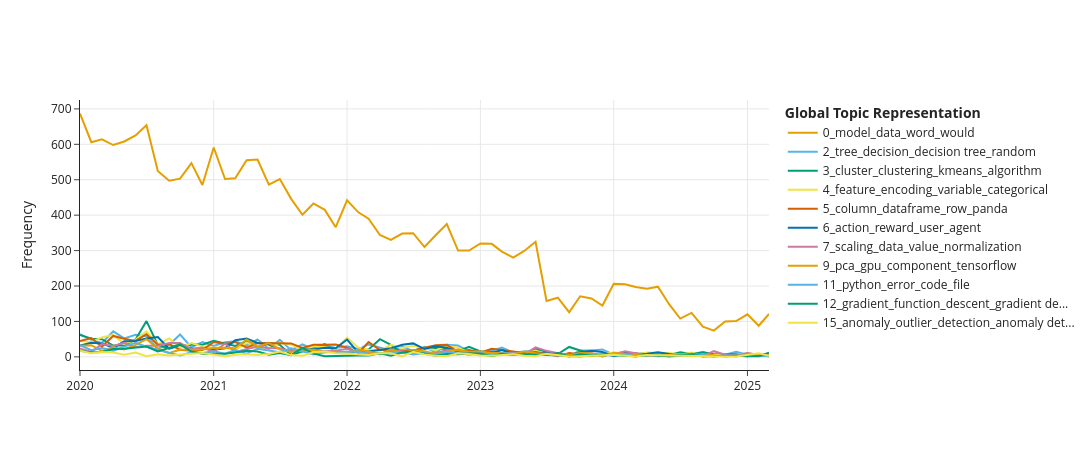

Notebook cell for this chart:
### Code cell
# Visualizar apenas os tópicos mais relevantes entre as 10 tags mais populares
modelo_rep_multi.visualize_topics_over_time(topicos_temporais, topics=[0, 2, 3, 4, 5, 6, 7, 9, 11, 12, 15], title=" ",
                                            custom_labels={0: 'token, embeddings, vector, bert, similarity, transformer, topic, nlp, sequence, example', 
                                                           3: 'smote, oversampling, class imbalance, minority class, sample, accuracy, classification, imbalanced dataset, recall, positive', 
                                                           2: 'forecasting, month, timeseries, lstm, would, feature, variable, sale, trend, next', 
                                                           4: 'decision tree, xgboost, random forest, split, leaf, feature, gini, gradient boosting, regression, training',
                                                           5: 'kmeans, clustering algorithm, number cluster, dbscan, centroid, kmeans clustering, method, data point, silhouette, hierarchical clustering',
                                                           6: 'epoch, learning rate, validation loss, overfitting, layer, dropout, batch size, kera, training loss, weight', 
                                                           7: 'weight, neural network, activation function, softmax, hidden layer, sigmoid, output layer, initialization, perceptron, nonlinear', 
                                                           9: 'row, nan, frame, date, group, index, panda dataframe, sum, value column, create', 
                                                           11: 'ordinal, one hot, numerical, onehot encoding, target, dummy, high cardinality, categorical data, target encoding, continuous', 
                                                           12: 'privacy, data science, query, information, sample, packet, welcome datasciencese, example, data set, row', 
                                                           15: 'machine learning, ml, matrix, vector, numpy array, float, python, deep, would, error'})
